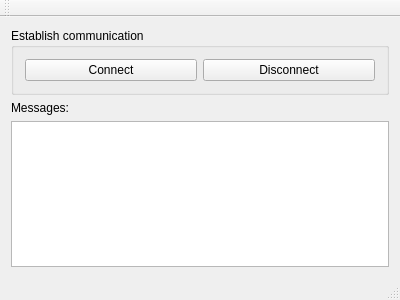
<?xml version="1.0" encoding="UTF-8"?>
<ui version="4.0">
 <class>DexterityClient</class>
 <widget class="QMainWindow" name="DexterityClient">
  <property name="geometry">
   <rect>
    <x>0</x>
    <y>0</y>
    <width>400</width>
    <height>300</height>
   </rect>
  </property>
  <property name="windowTitle">
   <string>dexterityClient</string>
  </property>
  <widget class="QWidget" name="centralWidget">
   <layout class="QGridLayout" name="gridLayout">
    <item row="2" column="0">
     <widget class="QListWidget" name="msgs_listWidget"/>
    </item>
    <item row="0" column="0">
     <widget class="QGroupBox" name="comm_groupBox">
      <property name="title">
       <string>Establish communication</string>
      </property>
      <layout class="QHBoxLayout" name="horizontalLayout">
       <item>
        <widget class="QPushButton" name="connect_pushButton">
         <property name="text">
          <string>Connect</string>
         </property>
        </widget>
       </item>
       <item>
        <widget class="QPushButton" name="disconnect_pushButton">
         <property name="text">
          <string>Disconnect</string>
         </property>
        </widget>
       </item>
      </layout>
     </widget>
    </item>
    <item row="1" column="0">
     <widget class="QLabel" name="msgs_label">
      <property name="text">
       <string>Messages:</string>
      </property>
     </widget>
    </item>
   </layout>
  </widget>
  <widget class="QToolBar" name="mainToolBar">
   <attribute name="toolBarArea">
    <enum>TopToolBarArea</enum>
   </attribute>
   <attribute name="toolBarBreak">
    <bool>false</bool>
   </attribute>
  </widget>
  <widget class="QStatusBar" name="statusBar"/>
 </widget>
 <layoutdefault spacing="6" margin="11"/>
 <resources/>
 <connections/>
</ui>
